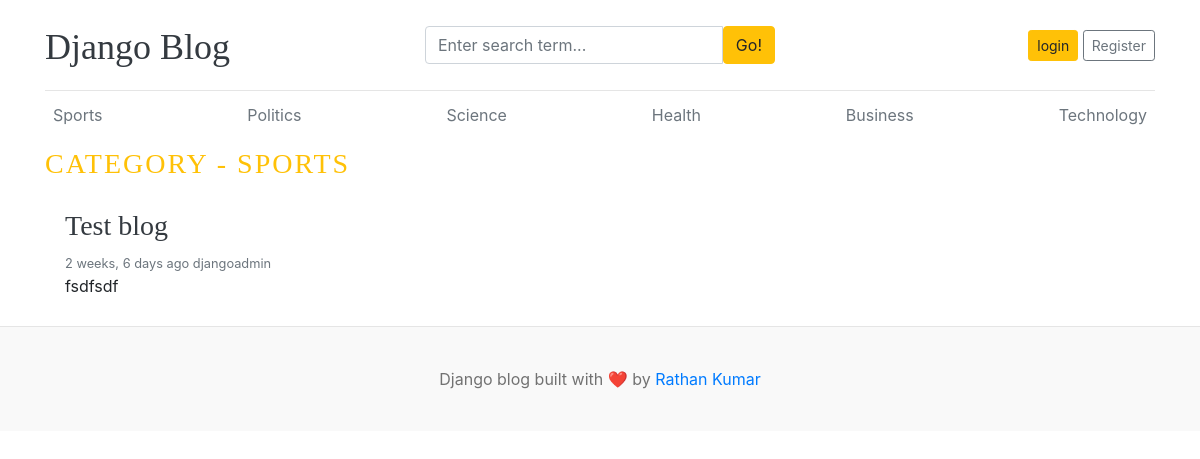
Before: /category/1/ with the older database file.
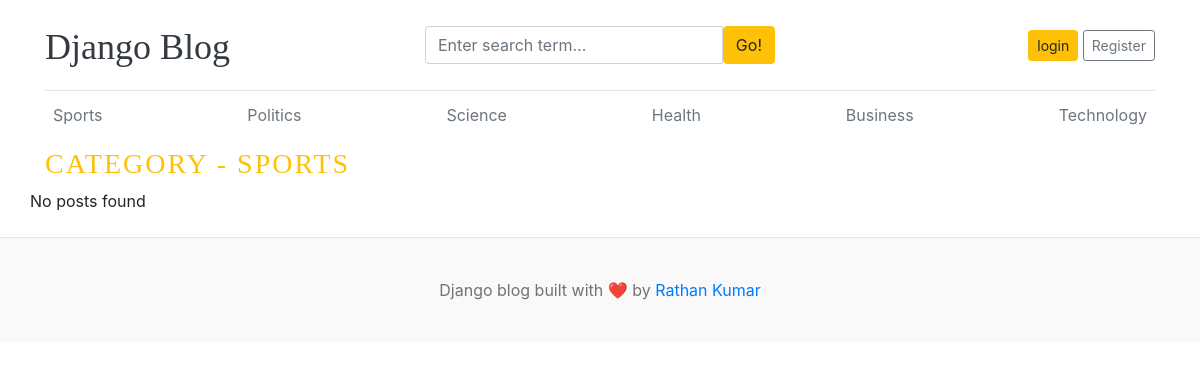
After: the same page with the newer database file.
### blog/models.py (models this page shows, shortened)
class Category(models.Model):
    category_name = models.CharField(max_length=50, unique=True)
    created_at = models.DateTimeField(auto_now_add=True)
    updated_at = models.DateTimeField(auto_now=True)
    class Meta:
        verbose_name_plural = "categories"
    def __str__(self):
        return self.category_name

class Blog(models.Model):
    title = models.CharField(max_length=100)
    slug = models.SlugField(max_length=150, unique=True, blank=True)
    category = models.ForeignKey(Category, on_delete=models.CASCADE)
    author = models.ForeignKey(User, on_delete=models.CASCADE)
    featured_image = models.ImageField(upload_to='uploads/%Y/%m/%d')
    short_description = models.TextField(max_length=500)
    blog_body = models.TextField(max_length=2000)
    status = models.CharField(max_length=20, choices=STATUS_CHOICES, default="Draft")
    is_featured = models.BooleanField(default=False)
    created_at = models.DateTimeField(auto_now_add=True)
    updated_at = models.DateTimeField(auto_now=True)

### blog/views.py (the view)
# urls.py: path('<int:category_id>/', views.posts_by_category, name='posts_by_category'),
def posts_by_category(request, category_id):
    posts = Blog.objects.filter(
        status='Published',
        category_id=category_id
    )
    category = get_object_or_404(Category, id=category_id)
    context = {
        'posts': posts,
        'category': category,
    }
    return render(request, 'posts_by_category.html', context)

### blog/context_processors.py (called while the page is built)
def get_categories(request):
    categories = Category.objects.all()
    return dict(categories=categories)

def get_social_links(request):
    social_links = SocialLink.objects.all()
    return dict(social_links=social_links)

### blog_main/templates/posts_by_category.html
{% extends 'base.html' %}
{% block content %}
   <h3 class="text-uppercase text-warning" style="letter-spacing: 2px;">Category - {{ category }} </h3>
   <div class="row mb-2">
      {% if posts %}
      {% for post in posts %}
    <div class="col-md-6">
      <div class="card border-0">
        <div class="card-body">
          <h3><a href="{% url 'blogs' post.slug %}" class="text-dark">{{ post.title }}</a></h3>
          <small class="mb-1 text-muted">{{ post.created_at | timesince }} ago {{ post.author }}</small>
          <p class="card-text">{{ post.short_description | truncatewords:25 }}</p>
        </div>
      </div>
    </div>
    {% endfor %}
    {% else %}
    <p>No posts found</p>
    {% endif %}
  </div>
</div>
{% endblock %}

### blog_main/templates/base.html (shortened to what this page needs)
{% load static %}
<!DOCTYPE html>
<html lang="en">
<head>
    <link href="https://getbootstrap.com/docs/4.0/dist/css/bootstrap.min.css" rel="stylesheet">
    <link href="{% static 'css/blog.css' %}" rel="stylesheet">
    <link rel="stylesheet"
      href="https://cdnjs.cloudflare.com/ajax/libs/font-awesome/4.7.0/css/font-awesome.min.css">
</head>
<body>
<div class="container">
    <header class="blog-header py-3">
        <div class="row flex-nowrap justify-content-between align-items-center">
            <div class="col-4 pt-1">
                <a class="blog-header-logo text-dark" href="/">
                    Django Blog
                </a>
            </div>
            <div class="col-4">
                <form action="{% url 'search' %}" method="GET">
                    <div class="input-group">
                        <input
                            class="form-control"
                            type="text"
                            name="keyword" value="{{ keyword }}"
                            placeholder="Enter search term..."
                            aria-label="Enter search term..."
                        >
                        <button
                            type="submit"
                            class="btn btn-warning"
                            id="button-search">
                            Go!
                        </button>
                    </div>
                </form>
            </div>
<div class="col-4 d-flex justify-content-end align-items-center">
    {% if not user.is_authenticated %}
    <a class="btn btn-sm btn-warning" href="{% url 'login' %}">
        login
    </a>
    <a class="btn btn-sm btn-outline-secondary" href="{% url 'register' %}">
    Register
</a>
{% else %}
<span><a href="{% url 'dashboard' %}">Dashboard</a></span>
<span>
    <a href="{% url 'logout' %}">Logout</a>
</span>
&emsp;
{% endif %}
</div>
        </div>
    </header>
    <div class="nav-scroller py-1 mb-2">
        <nav class="nav d-flex justify-content-between">
            {% for cat in categories %}
                <a
                    class="p-2 text-muted"
                    href="{% url 'posts_by_category' cat.id %}">
                    {{ cat.category_name }}
                </a>
            {% endfor %}
        </nav>
    </div>
    {% block content %}
    {% endblock %}
    <footer class="blog-footer">
        <p>
            Django blog built with ❤️ by
            <a href="#">Rathan Kumar</a>
        </p>
    </footer>
</body>
</html>

Changed rows visible on the page:
removed Blog: title "Test blog", created_at "2 weeks, 6 days", author "djangoadmin", short_description "fsdfsdf"
Other visible differences:
text now shown: "No posts found"
